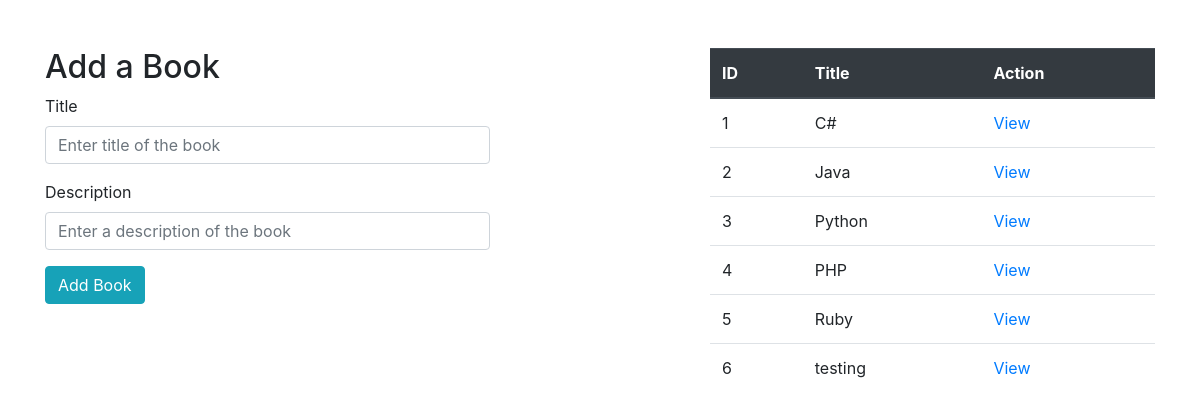
The app's page /, older data.
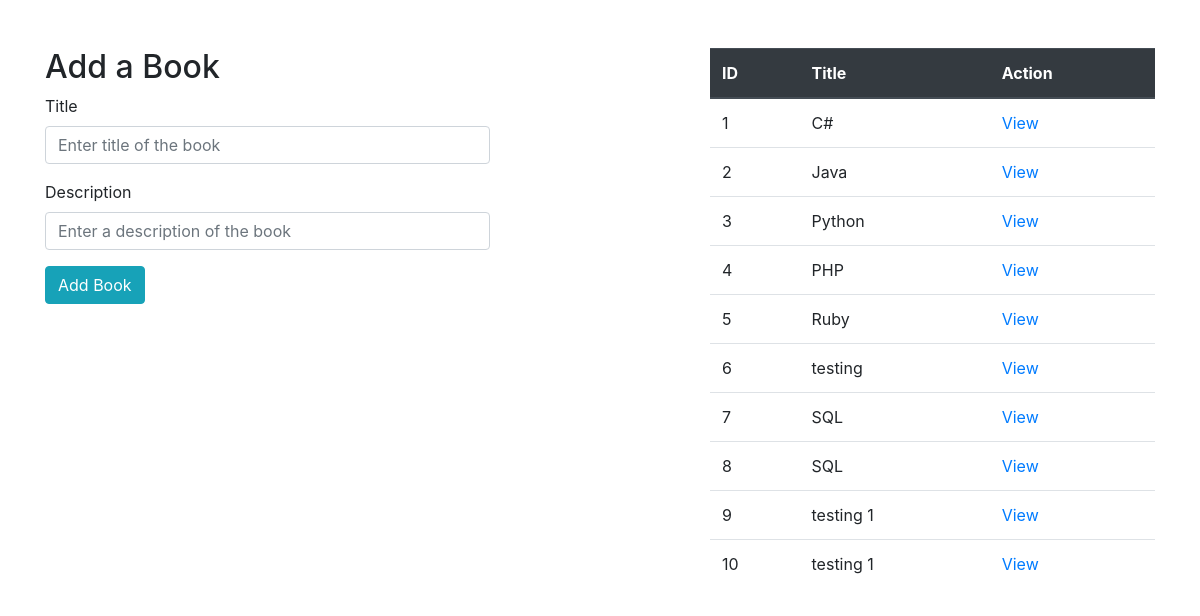
The same page, newer data.
### books_authors_app/models.py (models this page shows)
class Book(models.Model):
    title = models.CharField(max_length=255)
    description = models.TextField()
    created_at = models.DateTimeField(auto_now_add=True)
    updated_at = models.DateTimeField(auto_now=True)

### books_authors_app/views.py (the view)
# urls.py: path('',views.index),
def index(request):
    context = {
        'books': models.get_all_books(),
    }
    return render (request, "index.html", context)

### books_authors_app/models.py (called while the page is built)
def get_all_books():
    return Book.objects.all()

### books_authors_app/templates/index.html (shortened to what this page needs)
<!DOCTYPE html>
<html lang="en">
<head>
    {% load static %}
    <link rel="stylesheet" href="{% static 'css/style.css' %}">
    <link href="https://stackpath.bootstrapcdn.com/bootstrap/4.5.2/css/bootstrap.min.css" rel="stylesheet">
</head>
<body>
    <div class="container">
        <div class="row mt-5">
            <div class="col-md-5">
                <h2>Add a Book</h2>
                <form action="/add_book" method="post" class="needs-validation" novalidate>
                    <div class="form-group">
                        <label for="book_title">Title</label>
                        <input type="text" class="form-control" id="book_title" name="book_title"
                            placeholder="Enter title of the book" required>
                    </div>
                    <div class="form-group">
                        <label for="book_desc">Description</label>
                        <input type="text" class="form-control" id="book_desc" name="book_desc"
                            placeholder="Enter a description of the book" required>
                    </div>
                    <button type="submit" class="btn btn-info">Add Book</button>
                </form>
            </div>
            <div class="col-md-2"></div>
            <div class="col-md-5">
                <table class="table table-hover">
                    <thead class="thead-dark">
                        <tr>
                            <th>ID</th>
                            <th>Title</th>
                            <th>Action</th>
                        </tr>
                    </thead>
                    <tbody>
                        {% for book in books %}
                        <tr>
                            <td>{{ book.id }}</td>
                            <td>{{ book.title }}</td>
                            <td><a href="/books/{{ book.id }}">View</a></td>
                        </tr>
                        {% endfor %}
                    </tbody>
                </table>
            </div>
        </div>
    </div>
</body>
</html>

Row changes from the older to the newer data that the page shows:
added Book: id "7", title "SQL"
added Book: id "8", title "SQL"
added Book: id "9", title "testing 1"
added Book: id "10", title "testing 1"
